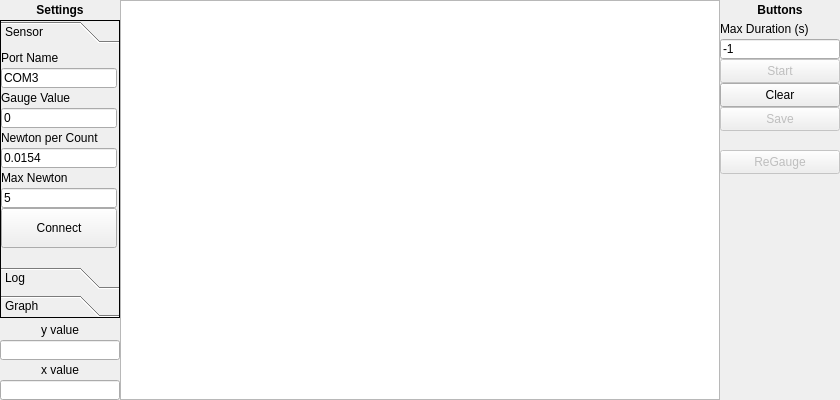
<?xml version="1.0" encoding="UTF-8"?>
<ui version="4.0">
 <class>MainWindow</class>
 <widget class="QMainWindow" name="MainWindow">
  <property name="geometry">
   <rect>
    <x>0</x>
    <y>0</y>
    <width>840</width>
    <height>400</height>
   </rect>
  </property>
  <property name="windowTitle">
   <string>Use the Force!</string>
  </property>
  <widget class="QWidget" name="centralwidget">
   <widget class="QScrollArea" name="settings">
    <property name="geometry">
     <rect>
      <x>0</x>
      <y>20</y>
      <width>120</width>
      <height>300</height>
     </rect>
    </property>
    <property name="frameShape">
     <enum>QFrame::Shape::NoFrame</enum>
    </property>
    <property name="frameShadow">
     <enum>QFrame::Shadow::Plain</enum>
    </property>
    <property name="horizontalScrollBarPolicy">
     <enum>Qt::ScrollBarPolicy::ScrollBarAlwaysOff</enum>
    </property>
    <property name="widgetResizable">
     <bool>true</bool>
    </property>
    <widget class="QWidget" name="scrollAreaWidgetContents">
     <property name="geometry">
      <rect>
       <x>0</x>
       <y>0</y>
       <width>120</width>
       <height>300</height>
      </rect>
     </property>
     <widget class="QToolBox" name="toolBox">
      <property name="enabled">
       <bool>true</bool>
      </property>
      <property name="geometry">
       <rect>
        <x>0</x>
        <y>0</y>
        <width>120</width>
        <height>298</height>
       </rect>
      </property>
      <property name="frameShape">
       <enum>QFrame::Shape::Box</enum>
      </property>
      <property name="currentIndex">
       <number>0</number>
      </property>
      <widget class="QWidget" name="sensorOptions">
       <property name="geometry">
        <rect>
         <x>0</x>
         <y>0</y>
         <width>118</width>
         <height>206</height>
        </rect>
       </property>
       <attribute name="label">
        <string>Sensor</string>
       </attribute>
       <widget class="QLabel" name="labPortName">
        <property name="geometry">
         <rect>
          <x>0</x>
          <y>-1</y>
          <width>116</width>
          <height>20</height>
         </rect>
        </property>
        <property name="text">
         <string>Port Name</string>
        </property>
       </widget>
       <widget class="QLineEdit" name="setPortName">
        <property name="enabled">
         <bool>true</bool>
        </property>
        <property name="geometry">
         <rect>
          <x>0</x>
          <y>19</y>
          <width>116</width>
          <height>20</height>
         </rect>
        </property>
        <property name="text">
         <string>COM3</string>
        </property>
       </widget>
       <widget class="QLabel" name="labMaxNewton">
        <property name="geometry">
         <rect>
          <x>0</x>
          <y>119</y>
          <width>116</width>
          <height>20</height>
         </rect>
        </property>
        <property name="text">
         <string>Max Newton</string>
        </property>
       </widget>
       <widget class="QLineEdit" name="setMaxNewton">
        <property name="geometry">
         <rect>
          <x>0</x>
          <y>139</y>
          <width>116</width>
          <height>20</height>
         </rect>
        </property>
        <property name="text">
         <string>5</string>
        </property>
       </widget>
       <widget class="QLineEdit" name="setGaugeValue">
        <property name="geometry">
         <rect>
          <x>0</x>
          <y>59</y>
          <width>116</width>
          <height>20</height>
         </rect>
        </property>
        <property name="text">
         <string>0</string>
        </property>
       </widget>
       <widget class="QLabel" name="labGaugeValue">
        <property name="geometry">
         <rect>
          <x>0</x>
          <y>39</y>
          <width>116</width>
          <height>20</height>
         </rect>
        </property>
        <property name="text">
         <string>Gauge Value</string>
        </property>
       </widget>
       <widget class="QLineEdit" name="setNewtonPerCount">
        <property name="geometry">
         <rect>
          <x>0</x>
          <y>99</y>
          <width>116</width>
          <height>20</height>
         </rect>
        </property>
        <property name="text">
         <string>0.0154</string>
        </property>
        <property name="maxLength">
         <number>32767</number>
        </property>
       </widget>
       <widget class="QLabel" name="labNewtonPerCount">
        <property name="geometry">
         <rect>
          <x>0</x>
          <y>79</y>
          <width>116</width>
          <height>20</height>
         </rect>
        </property>
        <property name="text">
         <string>Newton per Count</string>
        </property>
       </widget>
       <widget class="QPushButton" name="butConnect">
        <property name="geometry">
         <rect>
          <x>0</x>
          <y>159</y>
          <width>116</width>
          <height>40</height>
         </rect>
        </property>
        <property name="text">
         <string>Connect</string>
        </property>
        <property name="checkable">
         <bool>true</bool>
        </property>
        <property name="checked">
         <bool>false</bool>
        </property>
        <property name="default">
         <bool>false</bool>
        </property>
        <property name="flat">
         <bool>false</bool>
        </property>
       </widget>
      </widget>
      <widget class="QWidget" name="logOptions">
       <property name="geometry">
        <rect>
         <x>0</x>
         <y>0</y>
         <width>118</width>
         <height>206</height>
        </rect>
       </property>
       <attribute name="label">
        <string>Log</string>
       </attribute>
       <widget class="QLabel" name="fileLabel">
        <property name="geometry">
         <rect>
          <x>0</x>
          <y>-1</y>
          <width>116</width>
          <height>20</height>
         </rect>
        </property>
        <property name="text">
         <string>File</string>
        </property>
       </widget>
       <widget class="QPushButton" name="butFile">
        <property name="geometry">
         <rect>
          <x>0</x>
          <y>19</y>
          <width>116</width>
          <height>22</height>
         </rect>
        </property>
        <property name="text">
         <string>-</string>
        </property>
        <property name="checkable">
         <bool>true</bool>
        </property>
       </widget>
      </widget>
      <widget class="QWidget" name="graphOptions">
       <property name="geometry">
        <rect>
         <x>0</x>
         <y>0</y>
         <width>118</width>
         <height>206</height>
        </rect>
       </property>
       <attribute name="label">
        <string>Graph</string>
       </attribute>
       <widget class="QLineEdit" name="xLabel">
        <property name="geometry">
         <rect>
          <x>0</x>
          <y>99</y>
          <width>116</width>
          <height>20</height>
         </rect>
        </property>
        <property name="text">
         <string>Displacement [mm]</string>
        </property>
       </widget>
       <widget class="QLineEdit" name="yLabel">
        <property name="enabled">
         <bool>true</bool>
        </property>
        <property name="geometry">
         <rect>
          <x>0</x>
          <y>59</y>
          <width>116</width>
          <height>20</height>
         </rect>
        </property>
        <property name="text">
         <string>Force [mN]</string>
        </property>
       </widget>
       <widget class="QLabel" name="yLabelLabel">
        <property name="geometry">
         <rect>
          <x>0</x>
          <y>39</y>
          <width>116</width>
          <height>20</height>
         </rect>
        </property>
        <property name="text">
         <string>y-label</string>
        </property>
       </widget>
       <widget class="QLabel" name="xLabelLabel">
        <property name="geometry">
         <rect>
          <x>0</x>
          <y>79</y>
          <width>116</width>
          <height>20</height>
         </rect>
        </property>
        <property name="text">
         <string>x-label</string>
        </property>
       </widget>
       <widget class="QLabel" name="xLimLabel">
        <property name="geometry">
         <rect>
          <x>0</x>
          <y>119</y>
          <width>116</width>
          <height>20</height>
         </rect>
        </property>
        <property name="text">
         <string>x-scope</string>
        </property>
       </widget>
       <widget class="QLineEdit" name="title">
        <property name="geometry">
         <rect>
          <x>0</x>
          <y>19</y>
          <width>116</width>
          <height>20</height>
         </rect>
        </property>
        <property name="text">
         <string>Force-Displacement Measurement</string>
        </property>
       </widget>
       <widget class="QLabel" name="titleLabel">
        <property name="geometry">
         <rect>
          <x>0</x>
          <y>-1</y>
          <width>116</width>
          <height>20</height>
         </rect>
        </property>
        <property name="text">
         <string>Title</string>
        </property>
       </widget>
       <widget class="QSlider" name="xLimSlider">
        <property name="geometry">
         <rect>
          <x>0</x>
          <y>139</y>
          <width>116</width>
          <height>20</height>
         </rect>
        </property>
        <property name="sizePolicy">
         <sizepolicy hsizetype="Fixed" vsizetype="Fixed">
          <horstretch>0</horstretch>
          <verstretch>0</verstretch>
         </sizepolicy>
        </property>
        <property name="minimum">
         <number>-1</number>
        </property>
        <property name="maximum">
         <number>0</number>
        </property>
        <property name="orientation">
         <enum>Qt::Orientation::Horizontal</enum>
        </property>
       </widget>
       <widget class="QLineEdit" name="xLimSet">
        <property name="geometry">
         <rect>
          <x>0</x>
          <y>159</y>
          <width>116</width>
          <height>20</height>
         </rect>
        </property>
        <property name="text">
         <string>0</string>
        </property>
       </widget>
      </widget>
     </widget>
    </widget>
   </widget>
   <widget class="QWidget" name="graph" native="true">
    <property name="geometry">
     <rect>
      <x>120</x>
      <y>0</y>
      <width>600</width>
      <height>400</height>
     </rect>
    </property>
    <widget class="PlotWidget" name="graph1">
     <property name="geometry">
      <rect>
       <x>0</x>
       <y>0</y>
       <width>600</width>
       <height>400</height>
      </rect>
     </property>
     <property name="frameShape">
      <enum>QFrame::Shape::StyledPanel</enum>
     </property>
     <property name="frameShadow">
      <enum>QFrame::Shadow::Sunken</enum>
     </property>
    </widget>
   </widget>
   <widget class="QWidget" name="hoverPoint" native="true">
    <property name="geometry">
     <rect>
      <x>0</x>
      <y>320</y>
      <width>120</width>
      <height>80</height>
     </rect>
    </property>
    <widget class="QLabel" name="labelYValue">
     <property name="geometry">
      <rect>
       <x>0</x>
       <y>0</y>
       <width>120</width>
       <height>20</height>
      </rect>
     </property>
     <property name="text">
      <string>&lt;html&gt;&lt;head/&gt;&lt;body&gt;&lt;p align=&quot;center&quot;&gt;y value&lt;/p&gt;&lt;/body&gt;&lt;/html&gt;</string>
     </property>
    </widget>
    <widget class="QLabel" name="labelXValue">
     <property name="geometry">
      <rect>
       <x>0</x>
       <y>40</y>
       <width>120</width>
       <height>20</height>
      </rect>
     </property>
     <property name="text">
      <string>&lt;html&gt;&lt;head/&gt;&lt;body&gt;&lt;p align=&quot;center&quot;&gt;x value&lt;/p&gt;&lt;/body&gt;&lt;/html&gt;</string>
     </property>
    </widget>
    <widget class="QLineEdit" name="yValue">
     <property name="geometry">
      <rect>
       <x>0</x>
       <y>20</y>
       <width>120</width>
       <height>20</height>
      </rect>
     </property>
    </widget>
    <widget class="QLineEdit" name="xValue">
     <property name="geometry">
      <rect>
       <x>0</x>
       <y>60</y>
       <width>120</width>
       <height>20</height>
      </rect>
     </property>
    </widget>
   </widget>
   <widget class="QWidget" name="widget" native="true">
    <property name="geometry">
     <rect>
      <x>720</x>
      <y>20</y>
      <width>120</width>
      <height>380</height>
     </rect>
    </property>
    <widget class="QPushButton" name="butRecord">
     <property name="enabled">
      <bool>false</bool>
     </property>
     <property name="geometry">
      <rect>
       <x>0</x>
       <y>39</y>
       <width>120</width>
       <height>24</height>
      </rect>
     </property>
     <property name="text">
      <string>Start</string>
     </property>
     <property name="checkable">
      <bool>true</bool>
     </property>
    </widget>
    <widget class="QPushButton" name="butReGauge">
     <property name="enabled">
      <bool>false</bool>
     </property>
     <property name="geometry">
      <rect>
       <x>0</x>
       <y>130</y>
       <width>120</width>
       <height>24</height>
      </rect>
     </property>
     <property name="text">
      <string>ReGauge</string>
     </property>
     <property name="checkable">
      <bool>true</bool>
     </property>
    </widget>
    <widget class="QLabel" name="timeLabel">
     <property name="geometry">
      <rect>
       <x>0</x>
       <y>-1</y>
       <width>120</width>
       <height>20</height>
      </rect>
     </property>
     <property name="text">
      <string>Max Duration (s)</string>
     </property>
    </widget>
    <widget class="QLineEdit" name="setTime">
     <property name="geometry">
      <rect>
       <x>0</x>
       <y>19</y>
       <width>120</width>
       <height>20</height>
      </rect>
     </property>
     <property name="text">
      <string>-1</string>
     </property>
    </widget>
    <widget class="QPushButton" name="butSave">
     <property name="enabled">
      <bool>false</bool>
     </property>
     <property name="geometry">
      <rect>
       <x>0</x>
       <y>87</y>
       <width>120</width>
       <height>24</height>
      </rect>
     </property>
     <property name="text">
      <string>Save</string>
     </property>
    </widget>
    <widget class="QPushButton" name="butClear">
     <property name="geometry">
      <rect>
       <x>0</x>
       <y>63</y>
       <width>120</width>
       <height>24</height>
      </rect>
     </property>
     <property name="text">
      <string>Clear</string>
     </property>
    </widget>
   </widget>
   <widget class="QLabel" name="settingsLabel">
    <property name="geometry">
     <rect>
      <x>0</x>
      <y>0</y>
      <width>120</width>
      <height>20</height>
     </rect>
    </property>
    <property name="text">
     <string>&lt;html&gt;&lt;head/&gt;&lt;body&gt;&lt;p align=&quot;center&quot;&gt;&lt;span style=&quot; font-weight:700;&quot;&gt;Settings&lt;/span&gt;&lt;/p&gt;&lt;/body&gt;&lt;/html&gt;</string>
    </property>
   </widget>
   <widget class="QLabel" name="buttonsLabel">
    <property name="geometry">
     <rect>
      <x>720</x>
      <y>0</y>
      <width>120</width>
      <height>20</height>
     </rect>
    </property>
    <property name="text">
     <string>&lt;html&gt;&lt;head/&gt;&lt;body&gt;&lt;p align=&quot;center&quot;&gt;&lt;span style=&quot; font-weight:700;&quot;&gt;Buttons&lt;/span&gt;&lt;/p&gt;&lt;/body&gt;&lt;/html&gt;</string>
    </property>
   </widget>
  </widget>
 </widget>
 <customwidgets>
  <customwidget>
   <class>PlotWidget</class>
   <extends>QGraphicsView</extends>
   <header>pyqtgraph</header>
  </customwidget>
 </customwidgets>
 <resources/>
 <connections/>
</ui>
